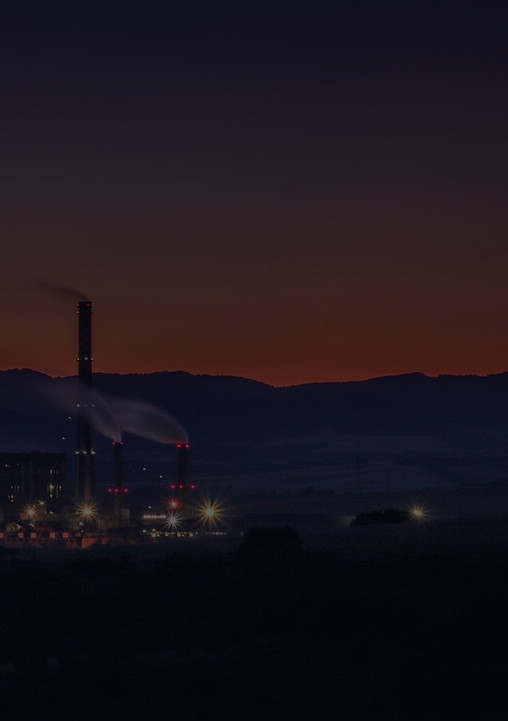
#> input picture kniga-bobov-dol/photos/cover-bobov-dol-back.jpg, 508 x 721 px
$ python prep_cover.py photos/cover-bobov-dol-back.jpg
#> lines starting #> are read from the running program, lines starting #| are printed output that depends on the picture
# -*- coding: utf-8 -*-
"""Изрязва корицата (преден и заден капак) от снимка на ТЕЦ „Бобов дол“ (Голямо село).

Източник: Wikimedia Commons, „Sunset above power plant (Unsplash).jpg“ — Viktor Kiryanov, CC0.
Пускане:  python3 prep_cover.py <снимка.jpg>   → photos/cover-bobov-dol.jpg, photos/cover-bobov-dol-back.jpg
Страница A5 е с отношение 0,706; изрязва се портретна част с тази пропорция.
"""
import sys
import numpy as np
from PIL import Image, ImageEnhance

src = Image.open(sys.argv[1]).convert('RGB')
#> src is the input picture: PIL image 508x721 RGB; mean R, G, B 27.3, 20.9, 28.3
w, h = src.size
#> w = 508; h = 721
cw = int(round(h * 148.0 / 210.0))               # ширина на портретното изрязване (A5)
#> cw = 508
OUT = 'photos/'


def crop(x0_frac):
    x0 = int(round(x0_frac * w))
    x0 = max(0, min(w - cw, x0))
    im = src.crop((x0, 0, x0 + cw, h))
    # леко повдигане на сенките и контраста (като при печат)
    im = ImageEnhance.Contrast(im).enhance(1.06)
    im = ImageEnhance.Color(im).enhance(1.04)
    return im


def veil(im, layers, color=(5, 8, 16)):
    """Затъмняване с вертикален градиент на прозрачност, „изпечено“ в снимката.
    layers: списък (y0, y1, a0, a1) — дялове от височината, отгоре надолу; прозрачността расте/пада линейно."""
    a = np.asarray(im).astype(np.float32)
    H = a.shape[0]
    alpha = np.zeros(H, dtype=np.float32)
    for y0, y1, a0, a1 in layers:
        r0, r1 = int(y0 * H), int(y1 * H)
        t = np.linspace(a0, a1, max(1, r1 - r0), dtype=np.float32)
        alpha[r0:r1] = 1 - (1 - alpha[r0:r1]) * (1 - t)
    out = a * (1 - alpha[:, None, None]) + np.array(color, dtype=np.float32)[None, None, :] * alpha[:, None, None]
    return Image.fromarray(np.clip(out, 0, 255).astype(np.uint8))


# горе — за заглавието; долу — за автора (корица); целият заден капак — по-тъмен за четливост
VEIL_FRONT = [(0.0, 0.50, 0.78, 0.0), (0.76, 1.0, 0.0, 0.80)]
VEIL_BACK = [(0.0, 1.0, 0.62, 0.62), (0.0, 0.40, 0.30, 0.0), (0.65, 1.0, 0.0, 0.35)]

target_w = 1700                                    # ≈ 400 dpi на A5; без увеличаване над оригинала
for name, frac in (('cover-bobov-dol.jpg', 0.255), ('cover-bobov-dol-back.jpg', 0.62)):
    im = crop(frac)
    if im.width > target_w:
        im = im.resize((target_w, int(round(im.height * target_w / im.width))), Image.LANCZOS)
    im = veil(im, VEIL_FRONT if name == 'cover-bobov-dol.jpg' else VEIL_BACK)
    im.save(OUT + name, 'JPEG', quality=90, optimize=True, subsampling=0)
    print(name, im.size)
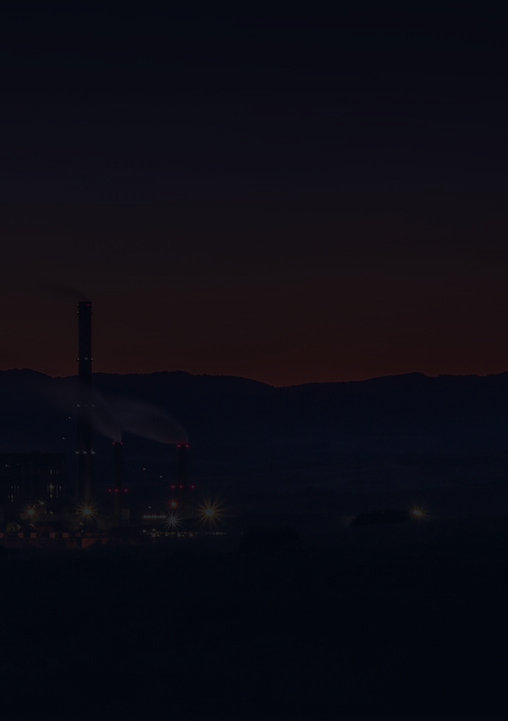
#> im: PIL image 508x721 RGB; mean R, G, B 12.2, 11.5, 19.7
